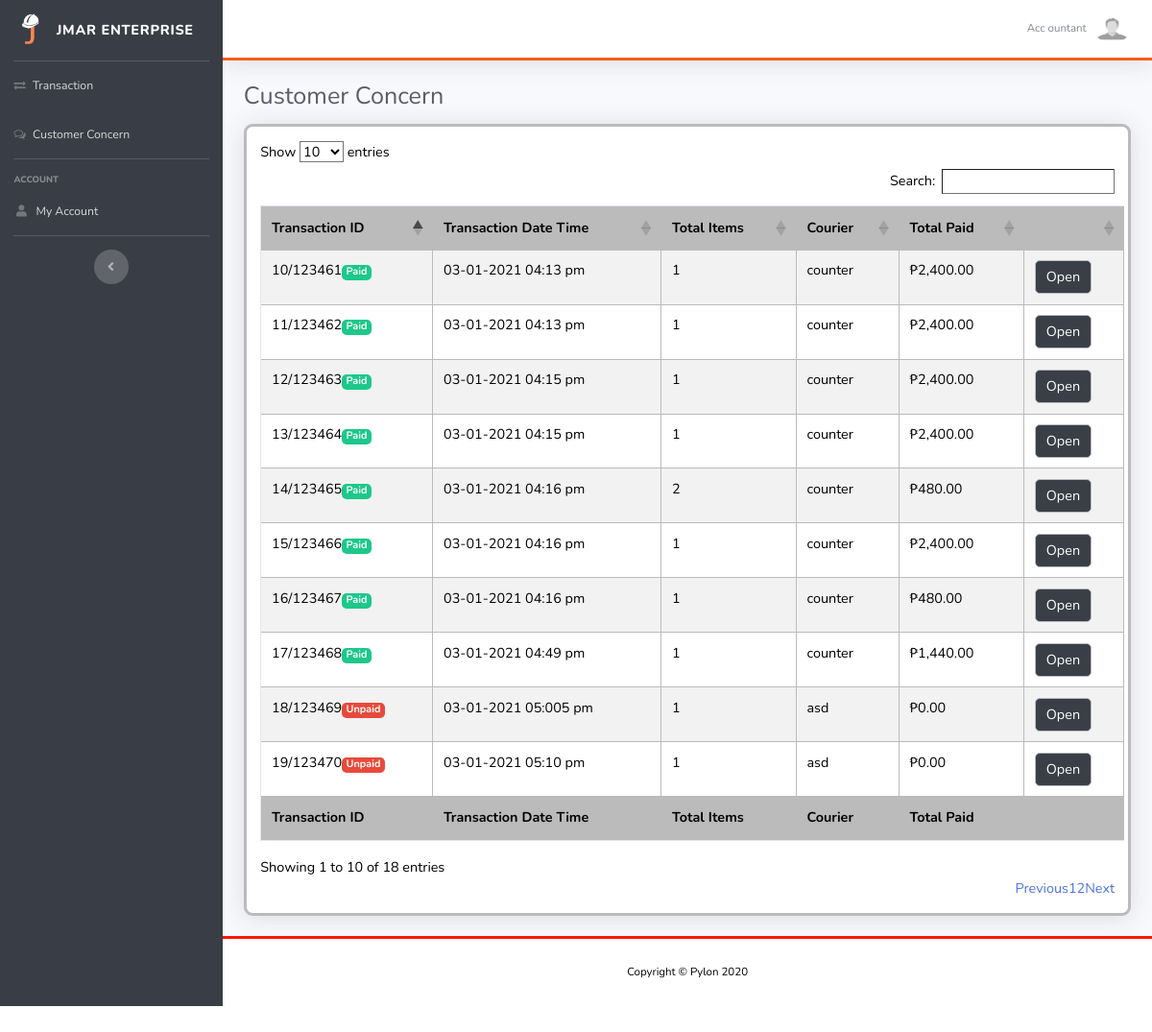
/?p=return (signed in), run on the app's committed database.
### tables this page shows
CREATE TABLE `transactions` (
  `transaction_id` int(11) NOT NULL,
  `transaction_type` varchar(32) NOT NULL,
  `transaction_datetime` varchar(32) NOT NULL,
  `user_id` varchar(32) DEFAULT NULL,
  `courier` varchar(32) DEFAULT NULL,
  `cash` varchar(32) DEFAULT NULL,
  `reciept_no` varchar(32) DEFAULT NULL,
  `payment` varchar(32) NOT NULL,
  `customer` text NOT NULL,
  `address` text NOT NULL,
  `contact_no` varchar(32) NOT NULL,
  `discount` varchar(32) NOT NULL DEFAULT '0',
  `paid` varchar(12) NOT NULL DEFAULT 'false'
);

CREATE TABLE `items` (
  `item_id` int(11) NOT NULL,
  `item_img` text NOT NULL DEFAULT 'item.jpg',
  `item_name` varchar(32) NOT NULL,
  `item_brand` varchar(32) NOT NULL,
  `item_desc` text NOT NULL,
  `item_capital` varchar(32) NOT NULL,
  `item_capital_retail` varchar(32) NOT NULL,
  `item_tax` varchar(32) NOT NULL,
  `item_price` varchar(32) NOT NULL,
  `item_unit` varchar(32) NOT NULL DEFAULT 'Pieces',
  `item_unit_package` varchar(32) NOT NULL DEFAULT 'Pieces',
  `item_unit_divisor` varchar(32) DEFAULT NULL,
  `item_stock` varchar(32) NOT NULL,
  `item_stock_warehouse` varchar(32) NOT NULL DEFAULT '0',
  `item_added` varchar(32) NOT NULL,
  `category_id` varchar(32) NOT NULL,
  `supplier_id` varchar(32) NOT NULL
);

CREATE TABLE `purchased_item` (
  `purchased_id` int(11) NOT NULL,
  `transaction_id` int(11) NOT NULL,
  `item_id` varchar(32) NOT NULL,
  `item_count` varchar(32) NOT NULL,
  `item_on_warehouse` varchar(32) NOT NULL,
  `item_on_store` varchar(32) NOT NULL
);

### includes/get-transactions.php (the view, shortened to what this page needs)
<?php
    include "controller/connect.php";
    $sql = "SELECT * FROM transactions WHERE transaction_type = 'outgoing'";
    $result = mysqli_query($conn, $sql);
    while($data = $result->fetch_assoc()){
        $id = $data["transaction_id"];
        $sql1 = "SELECT
                    *
                FROM
                    purchased_item
                INNER JOIN
                    items
                ON
                    purchased_item.item_id = items.item_id
                WHERE
                    transaction_id = '$id'";
        $result1 = mysqli_query($conn, $sql1);
        $total_items = mysqli_num_rows($result1);
        if($total_items > 0){
            $sub_total = 0;
            while($data1 = $result1->fetch_assoc()){
                if($data["paid"] == "true"){
                    $total_price = $data1["item_price"] * $data1["item_count"];
                    $sub_total = floatval($total_price + $sub_total);
                }
            }
            $sub_total = floatval($sub_total - floatval($sub_total * floatval($data["discount"] / 100)));
?>
            <tr>
                <td>
                    <?php
                        echo $data["transaction_id"] . "/" . $data["reciept_no"];
                        if($data["paid"] == "true"){
                            echo '<span class="badge badge-success">Paid</span>';
                        }else{
                            echo '<span class="badge badge-danger">Unpaid</span>';
                        }
                    ?>
                </td>
                <td><?php echo $data["transaction_datetime"] ?></td>
                <td><?php echo $total_items ?></td>
                <td><?php echo $data["courier"] ?></td>
                <td>₱<?php echo number_format($sub_total, 2) ?></td>
                <td><button class="open btn btn-primary" value="<?php echo $data["transaction_id"] ?>" data-toggle="modal" data-target="#transmodal">Open</button></td>
            </tr>
<?php
        }
    }
?>

### data on the page
transactions: transaction_id "10", reciept_no "123461", paid "Paid", transaction_datetime "03-01-2021 04:13 pm", total_items "1", courier "counter", discount.item_count "2,400.00"
transactions: transaction_id "11", reciept_no "123462", paid "Paid", transaction_datetime "03-01-2021 04:13 pm", total_items "1", courier "counter", discount.item_count "2,400.00"
transactions: transaction_id "12", reciept_no "123463", paid "Paid", transaction_datetime "03-01-2021 04:15 pm", total_items "1", courier "counter", discount.item_count "2,400.00"
transactions: transaction_id "13", reciept_no "123464", paid "Paid", transaction_datetime "03-01-2021 04:15 pm", total_items "1", courier "counter", discount.item_count "2,400.00"
transactions: transaction_id "14", reciept_no "123465", paid "Paid", transaction_datetime "03-01-2021 04:16 pm", total_items "2", courier "counter", sub_total "480.00"
transactions: transaction_id "15", reciept_no "123466", paid "Paid", transaction_datetime "03-01-2021 04:16 pm", total_items "1", courier "counter", discount.item_count "2,400.00"
transactions: transaction_id "16", reciept_no "123467", paid "Paid", transaction_datetime "03-01-2021 04:16 pm", total_items "1", courier "counter", discount.item_count "480.00"
transactions: transaction_id "17", reciept_no "123468", paid "Paid", transaction_datetime "03-01-2021 04:49 pm", total_items "1", courier "counter", discount.item_count "1,440.00"
transactions: transaction_id "18", reciept_no "123469", paid "Unpaid", transaction_datetime "03-01-2021 05:005 pm", total_items "1", courier "asd", discount "0.00"
transactions: transaction_id "19", reciept_no "123470", paid "Unpaid", transaction_datetime "03-01-2021 05:10 pm", total_items "1", courier "asd", discount "0.00"

### other printed values
$_SESSION['user']['f_name'] "Acc"
$_SESSION['user']['l_name'] "ountant"
